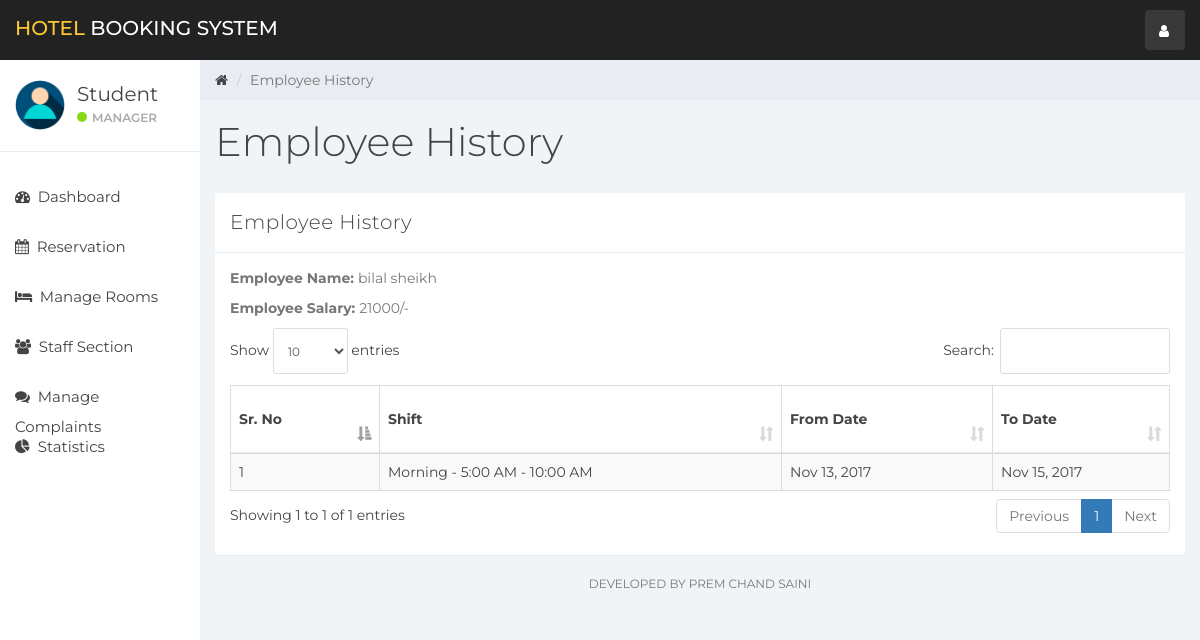
/index.php?emp_history&empid=1 (signed in), run on the app's committed database.
### tables this page shows
CREATE TABLE `user` (
  `id` int(11) NOT NULL,
  `name` varchar(100) NOT NULL,
  `username` varchar(15) NOT NULL,
  `email` varchar(100) NOT NULL,
  `password` varchar(100) NOT NULL,
  `created_at` timestamp NOT NULL DEFAULT CURRENT_TIMESTAMP
);

CREATE TABLE `staff` (
  `emp_id` int(11) NOT NULL,
  `emp_name` varchar(100) NOT NULL,
  `staff_type_id` int(11) NOT NULL,
  `shift_id` int(11) NOT NULL,
  `id_card_type` int(11) NOT NULL,
  `id_card_no` varchar(20) NOT NULL,
  `address` varchar(100) NOT NULL,
  `contact_no` bigint(20) NOT NULL,
  `salary` bigint(20) NOT NULL,
  `joining_date` timestamp NOT NULL DEFAULT CURRENT_TIMESTAMP,
  `updated_at` timestamp NOT NULL DEFAULT CURRENT_TIMESTAMP ON UPDATE CURRENT_TIMESTAMP
);

CREATE TABLE `emp_history` (
  `id` int(11) NOT NULL,
  `emp_id` int(11) NOT NULL,
  `shift_id` int(11) NOT NULL,
  `from_date` timestamp NOT NULL DEFAULT CURRENT_TIMESTAMP,
  `to_date` timestamp NULL DEFAULT NULL,
  `created_at` timestamp NOT NULL DEFAULT CURRENT_TIMESTAMP
);

CREATE TABLE `shift` (
  `shift_id` int(10) NOT NULL,
  `shift` varchar(100) NOT NULL,
  `shift_timing` varchar(100) NOT NULL
);

### emp_history.php (the view, shortened to what this page needs)
<div class="col-sm-9 col-sm-offset-3 col-lg-10 col-lg-offset-2 main">
    <div class="row">
        <ol class="breadcrumb">
            <li><a href="#">
                    <em class="fa fa-home"></em>
                </a></li>
            <li class="active">Employee History</li>
        </ol>
    </div>
    <div class="row">
        <div class="col-lg-12">
            <h1 class="page-header">Employee History</h1>
        </div>
    </div>
    <div class="row">
        <div class="col-lg-12">
            <div class="panel panel-default">
                <div class="panel-heading">Employee History</div>
                <div class="panel-body">
                    <?php
                    if(isset($_GET['empid'])){
                        $emp_id = $_GET['empid'];
                    }else{
                        header('Location:404.php');
                    }
                    $emp = "SELECT * FROM staff WHERE emp_id='$emp_id'";
                    $emp_result = mysqli_query($connection,$emp);
                    $employee = mysqli_fetch_assoc($emp_result);
                    ?>
                    <p><b>Employee Name: </b> <?php echo $employee['emp_name']; ?></p>
                    <p><b>Employee Salary: </b> <?php echo $employee['salary'].'/-'; ?></p>
                    <table class="table table-striped table-bordered table-responsive" cellspacing="0" width="100%"
                           id="rooms">
                        <thead>
                        <tr>
                            <th>Sr. No</th>
                            <th>Shift</th>
                            <th>From Date</th>
                            <th>To Date</th>
                        </tr>
                        </thead>
                        <tbody>
                        <?php
                        $staff_query = "SELECT * FROM emp_history NATURAL JOIN shift WHERE emp_id = '$emp_id' ORDER BY created_at DESC";
                        $staff_result = mysqli_query($connection, $staff_query);
                        if (mysqli_num_rows($staff_result) > 0) {
                            $num = 0;
                            while ($staff = mysqli_fetch_assoc($staff_result)) {
                                $num++;
                                ?>
                                <tr>
                                    <td><?php echo $num; ?></td>
                                    <td><?php echo $staff['shift'].' - '.$staff['shift_timing']; ?></td>
                                    <td><?php echo date('M j, Y', strtotime($staff['from_date'])); ?></td>
                                    <td>
                                        <?php
                                        if ($staff['to_date'] == NULL){
                                            echo "<div class='color-blue'>Currently Working</div>";
                                        }else{
                                            echo date('M j, Y', strtotime($staff['to_date']));
                                        }?>
                                    </td>
                                </tr>
                                <?php
                            }
                        }
                        ?>
                        </tbody>
                    </table>
                </div>
            </div>
        </div>
    </div>
    <div class="row">
        <div class="col-sm-12">
        <p class="back-link">Developed By Prem Chand Saini</p>
        </div>
    </div>
</div>

### sidebar.php (shortened to what this page needs)
<div id="sidebar-collapse" class="col-sm-3 col-lg-2 sidebar">
    <div class="profile-sidebar">
        <div class="profile-userpic">
            <img src="img/user.png" class="img-responsive" alt="">
        </div>
        <div class="profile-usertitle">
            <div class="profile-usertitle-name"><?php echo $user['name'];?></div>
            <div class="profile-usertitle-status"><span class="indicator label-success"></span>Manager</div>
        </div>
    </div>
    <ul class="nav menu">
    <?php
        if (isset($_GET['dashboard'])){ ?>
            <li class="active">
                <a href="index.php?dashboard"><em class="fa fa-dashboard">&nbsp;</em>
                    Dashboard
                </a>
            </li>
        <?php } else{?>
            <li>
                <a href="index.php?dashboard"><em class="fa fa-dashboard">&nbsp;</em>
                    Dashboard
                </a>
            </li>
        <?php }
        if (isset($_GET['reservation'])){ ?>
            <li class="active">
            <a href="index.php?reservation"><em class="fa fa-calendar">&nbsp;</em>
                    Reservation
                </a>
            </li>
        <?php } else{?>
            <li>
            <a href="index.php?reservation"><em class="fa fa-calendar">&nbsp;</em>
                    Reservation
                </a>
            </li>
        <?php }
        if (isset($_GET['room_mang'])){ ?>
            <li class="active">
                <a href="index.php?room_mang"><em class="fa fa-bed">&nbsp;</em>
                    Manage Rooms
                </a>
            </li>
        <?php } else{?>
            <li>
            <a href="index.php?room_mang"><em class="fa fa-bed">&nbsp;</em>
                    Manage Rooms
                </a>
            </li>
        <?php }
        if (isset($_GET['staff_mang'])){ ?>
            <li class="active">
                <a href="index.php?staff_mang"><em class="fa fa-users">&nbsp;</em>
                    Staff Section
                </a>
            </li>
        <?php } else{?>
            <li>
                <a href="index.php?staff_mang"><em class="fa fa-users">&nbsp;</em>
                    Staff Section
                </a>
            </li>
        <?php }
        if (isset($_GET['complain'])){ ?>
            <li class="active">
                <a href="index.php?complain"><em class="fa fa-comments">&nbsp;</em>
                    Manage Complaints
                </a>
            </li>
        <?php } else{?>
            <li>
                <a href="index.php?complain"><em class="fa fa-comments">&nbsp;</em>
                    Manage Complaints
                </a>
            </li>
        <?php }
        ?>
        <?php
        if (isset($_GET['statistics'])){ ?>
            <li class="active">
                <a href="index.php?statistics"><em class="fa fa-pie-chart">&nbsp;</em>
                    Statistics
                </a>
            </li>
        <?php } else{?>
        <li>
            <a href="index.php?statistics"><em class="fa fa-pie-chart">&nbsp;</em>
                Statistics
            </a>
        </li>
<?php }?>
    </ul>
</div>

### css/styles.css (style rules this page uses)
body { background: #f1f4f7; padding-top: 60px; font-size: 14px; color: #444444; font-family: "Montserrat", "Helvetica Neue", Helvetica, Arial, sans-serif; }
p { color: #777; }
a, a:hover, a:focus { color: #444444; }
h1, h2, h3, h4, h5, h6 { color: #444444; }
h1 { font-weight: 300; font-size: 40px; }
.label-success { background-color: #8ad919; }
.panel { border: 0; }
.panel-heading { font-size: 20px; font-weight: 300; letter-spacing: 0.025em; height: 60px; line-height: 38px; }
.panel-default .panel-heading { background: #fff; border-bottom: 1px solid #e9ecf2; color: #444444; }
.sidebar { display: block; padding: 0; display: none; box-shadow: none; background: #fff; }
.sidebar ul { margin: 20px 0px; }
@media (min-width: 768px) { .sidebar { display: block; position: fixed; top: 60px; bottom: 0; left: 0; z-index: 1000; display: block; margin: 0; padding: 0; overflow-x: hidden; overflow-y: auto; } }
.sidebar ul.nav li a { height: 50px; font-size: 15px; line-height: 2em; color: #444444; }
.profile-sidebar { padding: 10px 0; border-bottom: 1px solid #e9ecf2; }
.indicator { width: 10px; height: 10px; display: inline-block; border-radius: 9999px; margin-right: 5px; }
.profile-userpic img { float: left; margin: 10px 0px 0px 15px; width: 50px; height: 50px; border-radius: 9999px !important; }
.profile-usertitle { float: left; text-align: left; margin: 10px 0 0 12px; }
.profile-usertitle-name { font-size: 20px; margin-bottom: 0px; }
.profile-usertitle-status { text-transform: uppercase; color: #aaa; font-size: 12px; font-weight: 600; margin-bottom: 15px; }
.breadcrumb { border-radius: 0; padding: 10px 15px 10px 15px; background: #e9ecf2; margin: 0; }
h1.page-header { margin-top: 20px; border-bottom: 0; }
.table { background: #fff; }
.table > thead > tr > th { border-bottom: 1px solid #e6e7e8; vertical-align: middle; height: 50px; }
p.back-link { text-align: center; margin-bottom: 20px; font-size: 12px; text-transform: uppercase; }

### data on the page
user: name "Student"
staff: emp_name "bilal sheikh", salary "21000"
emp_history: shift.shift "Morning", shift.shift_timing "5:00 AM - 10:00 AM", from_date "Nov 13, 2017", to_date "Nov 15, 2017"
